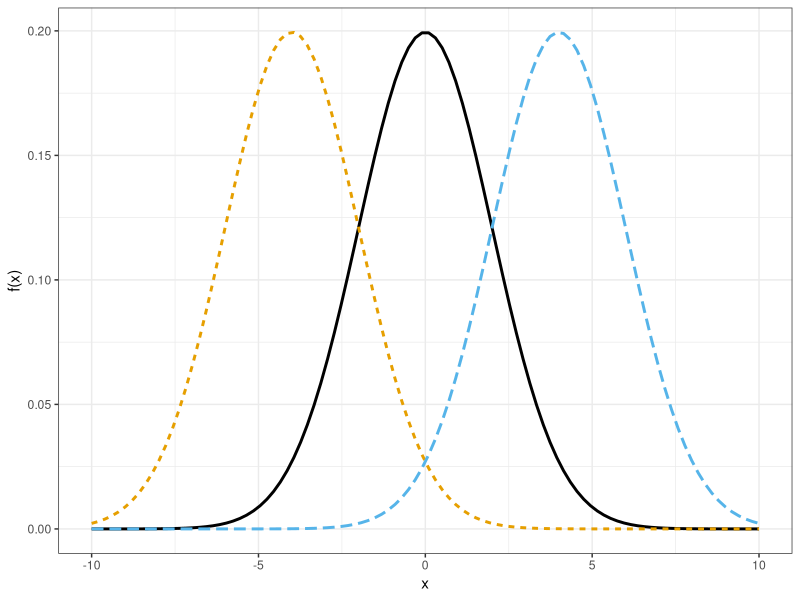
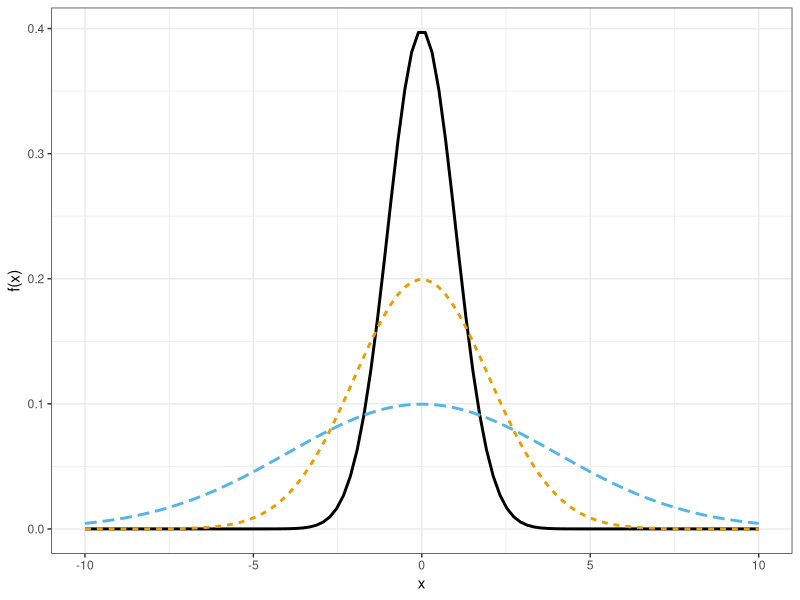
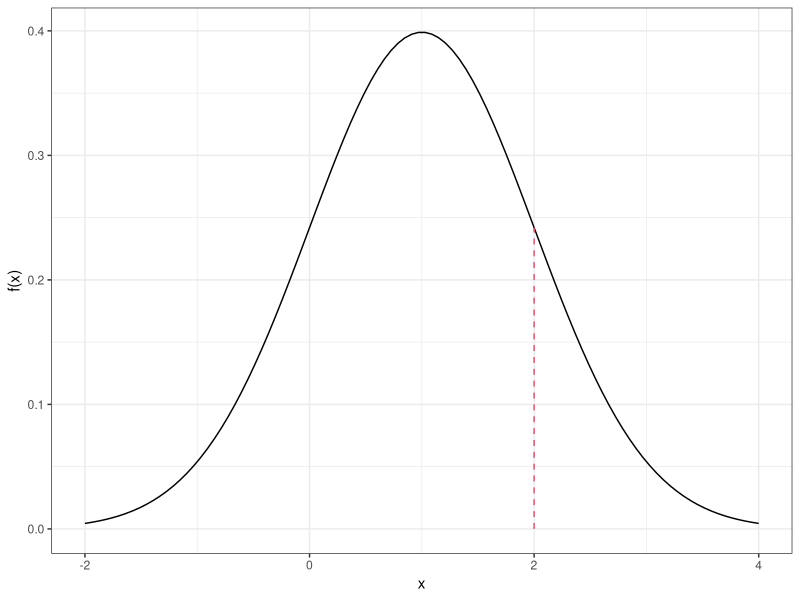
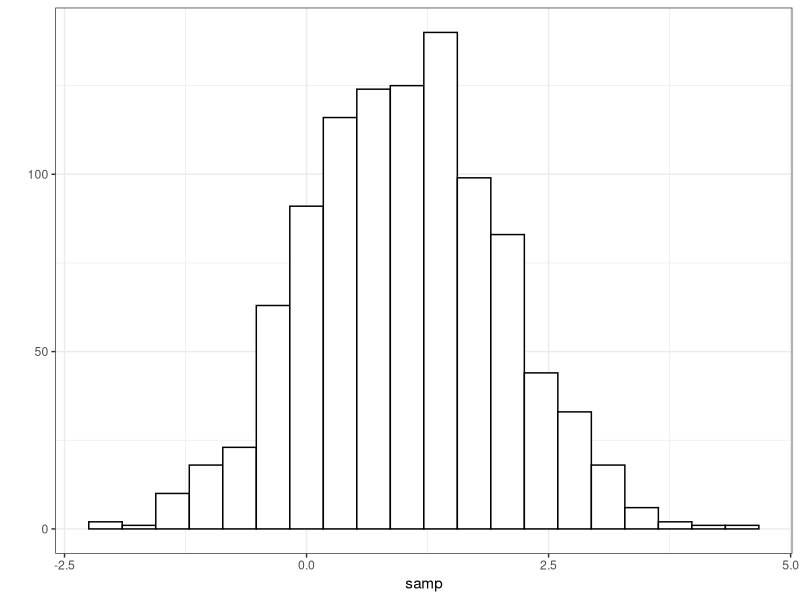
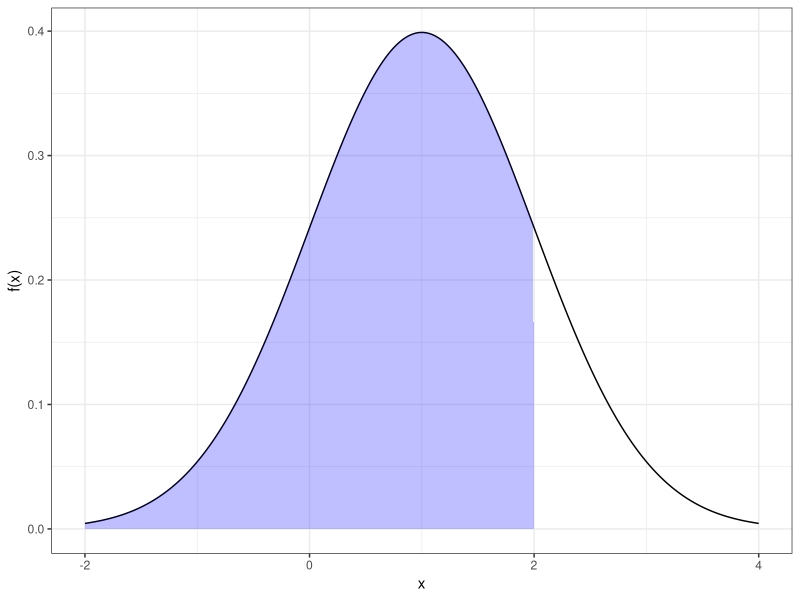
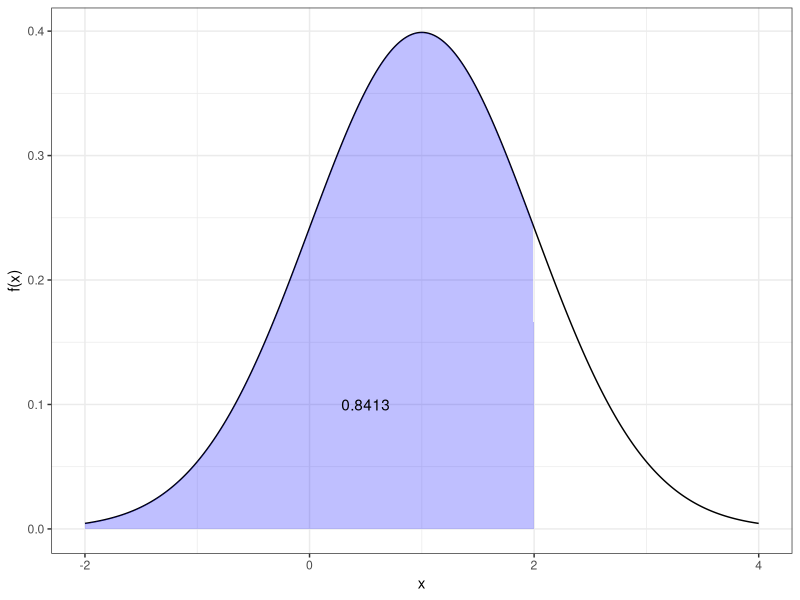
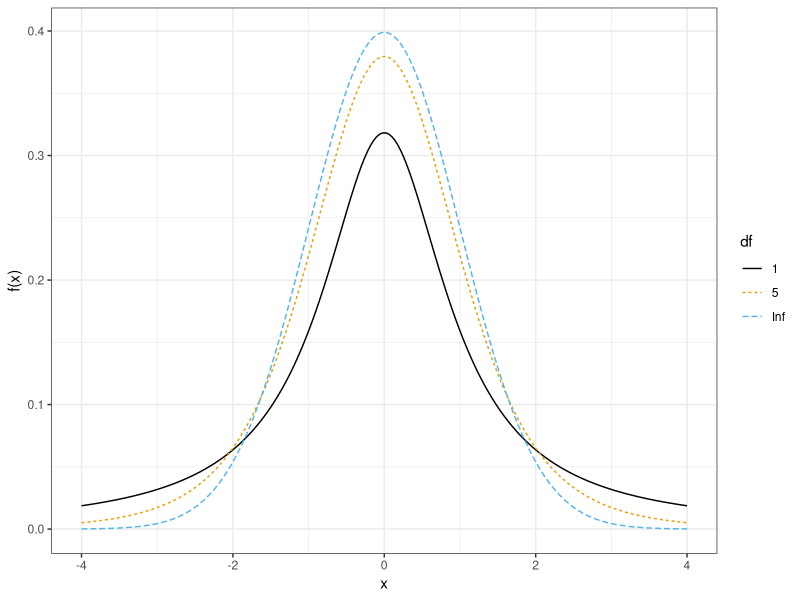

These figures' R source, in order:
## ---- chunk 1
set.seed(3)
knitr::opts_chunk$set(echo       = TRUE, 
                      fig.align  = "center",
                      fig.height = 3)
ggplot2::theme_set(ggplot2::theme_bw() + ggplot2::theme(strip.background = ggplot2::element_rect(fill = "white")))
## ---- chunk 2
    library(ggplot2)
    library(ggthemes)
    x <- seq(-10, 10, length = 100)
    y1 <- dnorm(x = x, mean = 0, sd = 2)
    y2 <- dnorm(x = x, mean = -4, sd = 2)
    y3 <- dnorm(x = x, mean = 4, sd = 2)
    dfdat <- data.frame(x = rep(x, 3), 
                        y = c(y1, y2, y3), 
                        z = factor(rep(c(1, 2, 3), each = length(x))))
    
    ggplot(data = dfdat, mapping = aes(x = x, y = y, color = z, lty = z)) +
      geom_line(lwd=1) + 
      ggthemes::scale_color_colorblind() +
      theme(legend.position="none") +
      ylab("f(x)") +
      xlab("x")
## ---- chunk 3
    x <- seq(-10, 10, length = 100)
    y1 <- dnorm(x = x, mean = 0, sd = 1)
    y2 <- dnorm(x = x, mean = 0, sd = 2)
    y3 <- dnorm(x = x, mean = 0, sd = 4)
    dfdat <- data.frame(x = rep(x, 3), 
                        y = c(y1, y2, y3), 
                        z = factor(rep(c(1, 2, 3), each = length(x))))
    
    ggplot(data = dfdat, mapping = aes(x = x, y = y, color = z, lty = z)) +
      geom_line(lwd=1) + 
      ggthemes::scale_color_colorblind() +
      theme(legend.position="none") +
      ylab("f(x)") +
      xlab("x")
## ---- chunk 4
    dnorm(x = 2, mean = 1, sd = 1)
## ---- chunk 5
    x <- seq(-2, 4, length = 100)
    y <- dnorm(x, mean = 1, sd = 1)
    qplot(x, y, geom = "line", ylab = "f(x)") +
      geom_segment(dat = data.frame(x = 2, xend = 2, y = 0, 
                                    yend = dnorm(x = 2, mean = 1, sd = 1)), 
                   aes(x = x, y = y, xend = xend, yend = yend), lty = 2, col = 2)
## ---- chunk 6
    samp <- rnorm(n = 1000, mean = 1, sd = 1)
    head(samp)
## ---- chunk 7
    qplot(samp, geom = "histogram", fill = I("white"), color = I("black"), bins = 20)
## ---- chunk 8
    pnorm(q = 2, mean = 1, sd = 1)
## ---- chunk 9
    x <- seq(-2, 4, length = 500)
    y <- dnorm(x, mean = 1, sd = 1)
    polydf <- data.frame(x = c(min(x), x[x < 2], 2, 0), 
                         y = c(0, y[x < 2], 0, 0))
    qplot(x, y, geom = "line", ylab = "f(x)") +
      geom_polygon(data = polydf, mapping = aes(x = x, y = y), 
                   fill = "blue", alpha = 1/4)
## ---- chunk 10
    qnorm(p = 0.8413, mean = 1, sd = 1)
## ---- chunk 11
    x <- seq(-2, 4, length = 500)
    y <- dnorm(x, mean = 1, sd = 1)
    polydf <- data.frame(x = c(min(x), x[x < 2], 2, 0), 
                         y = c(0, y[x < 2], 0, 0))
    qplot(x, y, geom = "line", ylab = "f(x)") +
      geom_polygon(data = polydf, mapping = aes(x = x, y = y), 
                   fill = "blue", alpha = 1/4) +
      annotate(geom = "text", x = 0.5, y = 0.1, label = "0.8413", color = "black")
## ---- chunk 12
    x <- seq(-4, 4, length = 200)
    data.frame(df = as.factor(c(rep(1, length(x)), rep(5, length(x)), rep(Inf, length(x)))),
               x = c(x, x, x),
               y = c(dt(x = x, df = 1),
                     dt(x = x, df = 5),
                     dt(x = x, df = Inf))) ->
      dfdat
    ggplot(dfdat, mapping = aes(x = x, y = y, color = df, lty = df)) +
      geom_line() +
      scale_color_colorblind() +
      ylab("f(x)")
